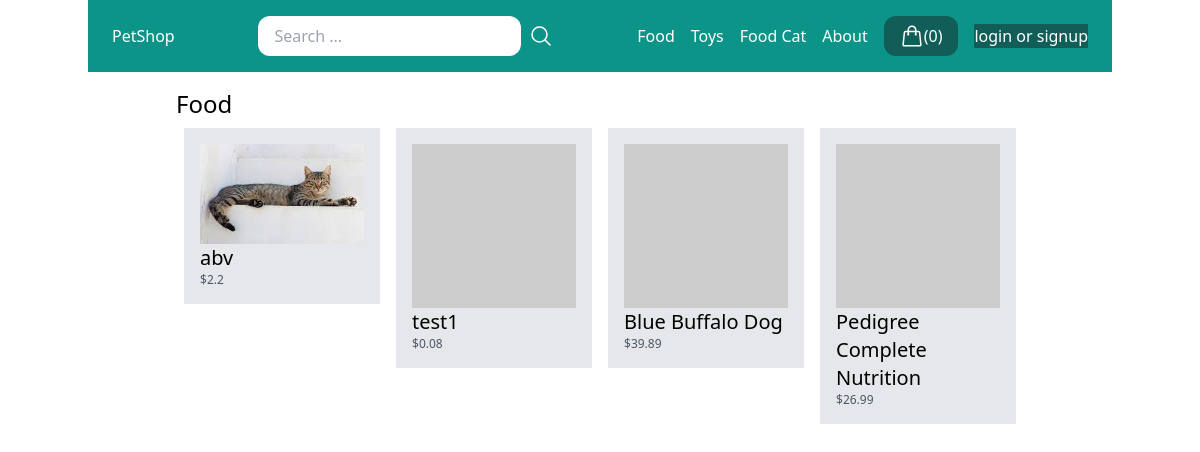
Page /Food/ on the committed database.
### store/models.py (models this page shows, shortened)
class Category(models.Model):
    title = models.CharField(max_length=50)
    slug = models.SlugField(max_length=50)
    class Meta:
        verbose_name_plural = 'Categories'

class Product(models.Model):
    DRAFT = 'draft'
    WAITING_APPROVAL = 'waitingapprpval'
    ACTIVE = 'active'
    DELETED = 'deleted'
    STATUS_CHOICES = (
        (DRAFT, 'Draft'),
        (WAITING_APPROVAL, 'Waiting approval'),
        (ACTIVE, 'Active'),
        (DELETED, 'Deleted'),
    )
    user = models.ForeignKey(User, related_name='products', on_delete=models.CASCADE)
    category = models.ForeignKey(Category, related_name='products', on_delete=models.CASCADE)
    title = models.CharField(max_length=100)
    slug = models.SlugField(max_length=100)
    description = models.TextField(blank=True)
    price = models.IntegerField()
    image = models.ImageField(upload_to='uploads/product_images/', blank=True, null=True)
    thumbnail = models.ImageField(upload_to='uploads/product_images/thumbnail', blank=True, null=True)
    create_at = models.DateTimeField(auto_now_add=True)
    updated_at = models.DateTimeField(auto_now=True)
    status = models.CharField(max_length=50, choices=STATUS_CHOICES, default=ACTIVE)
    class Meta:
        ordering = ('-create_at',)
    def get_display_price(self):
        return self.price / 100
    def get_thumbnail(self):
        if self.thumbnail:
            return self.thumbnail.url
        else:
            if self.image:
                self.thumbnail = self.make_thumbnail(self.image)
                self.save()
                return self.thumbnail.url
            else:
                return "https://picsum.photos/200"

### store/views.py (the view)
# urls.py: path('<slug:slug>/', views.category_detail, name='category_detail'),
def category_detail(request, slug):
    category = get_object_or_404(Category, slug=slug)
    products = category.products.all()
    return render(request, 'store/category_detail.html',{
        'category':category,
        'products':products
    })

### store/templatetags/menu.py (called while the page is built)
@register.inclusion_tag('core/menu.html')
def menu():
    categories = Category.objects.all()
    return {'categories':categories}

### store/templates/store/category_detail.html (shortened to what this page needs)
{% extends 'core/base.html' %}
{% block content %}
    <h1 class="text-2xl" >{{ category.title }}</h1>
    {% include 'store/partials/products.html' %}
{% endblock %}

### core/templates/core/menu.html
{% for category in categories %}
    <a href="{% url 'category_detail' category.slug %}" class="text-white">{{ category.title }}</a>
{% endfor %}
<a href="{% url 'about' %}" class="text-white">About</a>

### store/templates/store/partials/products.html
<div class="flex flex-warp">
    {% for product in products %}
        <div class="product w-1/3 p-2">
            <div class="p-4 bg-gray-200">
                <a href="{% url 'product_detail' product.category.slug product.slug %}">
                        <div class="image">
                            <img src="{{ product.get_thumbnail }}" alt="Image of {{ product.title }}">
                        </div>
                    <h2 class="text-xl">{{ product.title }}</h2>
                    <p class="text-xs text-gray-600">${{ product.get_display_price }}</p>
                </a>
            </div>
        </div>
    {% endfor %}
</div>

### rows in the picture
Category: title "Food"
Category: title "Toys"
Category: title "Food Cat"
Product: get_thumbnail (picture), title "abv", get_display_price "2.2"
Product: title "test1", get_display_price "0.08"
Product: title "Blue Buffalo Dog", get_display_price "39.89"
Product: title "Pedigree Complete Nutrition", get_display_price "26.99"

### other values in the picture
{{ cart|length }} "0"
